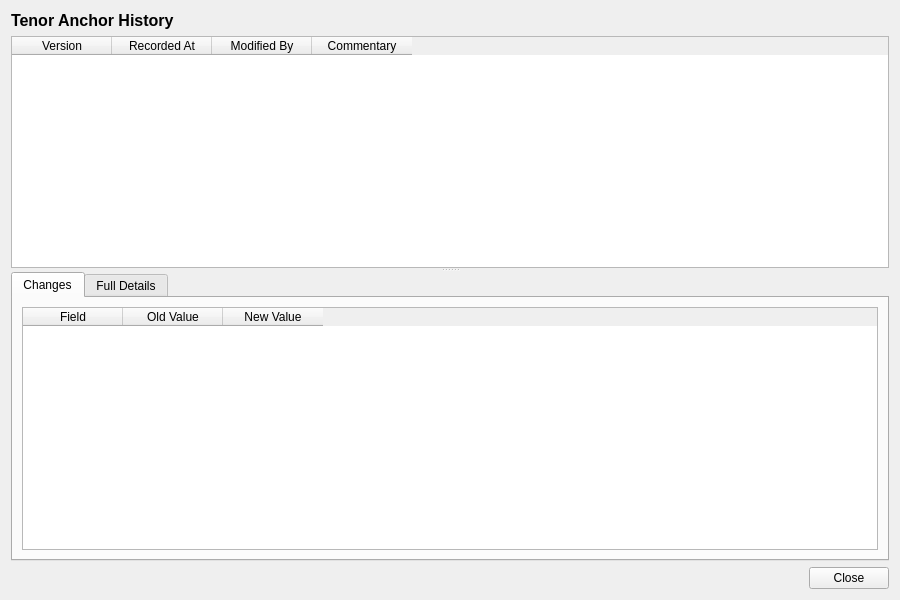
<?xml version="1.0" encoding="UTF-8"?>
<ui version="4.0">
 <class>TenorAnchorHistoryDialog</class>
 <widget class="QWidget" name="TenorAnchorHistoryDialog">
  <property name="geometry">
   <rect>
    <x>0</x>
    <y>0</y>
    <width>900</width>
    <height>600</height>
   </rect>
  </property>
  <property name="windowTitle">
   <string>Tenor Anchor History</string>
  </property>
  <layout class="QVBoxLayout" name="verticalLayout">
   <item>
    <widget class="QLabel" name="titleLabel">
     <property name="font">
      <font>
       <pointsize>12</pointsize>
       <bold>true</bold>
      </font>
     </property>
     <property name="text">
      <string>Tenor Anchor History</string>
     </property>
    </widget>
   </item>
   <item>
    <widget class="QSplitter" name="splitter">
     <property name="orientation">
      <enum>Qt::Vertical</enum>
     </property>
     <widget class="QTableWidget" name="versionListWidget">
      <property name="minimumHeight">
       <number>150</number>
      </property>
      <property name="maximumHeight">
       <number>250</number>
      </property>
      <property name="alternatingRowColors">
       <bool>true</bool>
      </property>
      <property name="editTriggers">
       <set>QAbstractItemView::NoEditTriggers</set>
      </property>
      <property name="selectionMode">
       <enum>QAbstractItemView::SingleSelection</enum>
      </property>
      <property name="selectionBehavior">
       <enum>QAbstractItemView::SelectRows</enum>
      </property>
      <column>
       <property name="text">
        <string>Version</string>
       </property>
      </column>
      <column>
       <property name="text">
        <string>Recorded At</string>
       </property>
      </column>
      <column>
       <property name="text">
        <string>Modified By</string>
       </property>
      </column>
      <column>
       <property name="text">
        <string>Commentary</string>
       </property>
      </column>
     </widget>
     <widget class="QWidget" name="detailWidget">
      <layout class="QVBoxLayout" name="detailLayout">
       <property name="leftMargin">
        <number>0</number>
       </property>
       <property name="topMargin">
        <number>0</number>
       </property>
       <property name="rightMargin">
        <number>0</number>
       </property>
       <property name="bottomMargin">
        <number>0</number>
       </property>
       <item>
        <widget class="QTabWidget" name="tabWidget">
         <property name="currentIndex">
          <number>0</number>
         </property>
         <widget class="QWidget" name="changesTab">
          <attribute name="title">
           <string>Changes</string>
          </attribute>
          <layout class="QVBoxLayout" name="changesTabLayout">
           <item>
            <widget class="QTableWidget" name="changesTableWidget">
             <property name="editTriggers">
              <set>QAbstractItemView::NoEditTriggers</set>
             </property>
             <property name="alternatingRowColors">
              <bool>true</bool>
             </property>
             <property name="selectionMode">
              <enum>QAbstractItemView::SingleSelection</enum>
             </property>
             <property name="selectionBehavior">
              <enum>QAbstractItemView::SelectRows</enum>
             </property>
             <column>
              <property name="text">
               <string>Field</string>
              </property>
             </column>
             <column>
              <property name="text">
               <string>Old Value</string>
              </property>
             </column>
             <column>
              <property name="text">
               <string>New Value</string>
              </property>
             </column>
            </widget>
           </item>
          </layout>
         </widget>
         <widget class="QWidget" name="fullDetailsTab">
          <attribute name="title">
           <string>Full Details</string>
          </attribute>
          <layout class="QVBoxLayout" name="fullDetailsTabLayout">
           <item>
            <widget class="QScrollArea" name="scrollArea">
             <property name="widgetResizable">
              <bool>true</bool>
             </property>
             <widget class="QWidget" name="scrollAreaWidgetContents">
              <property name="geometry">
               <rect>
                <x>0</x>
                <y>0</y>
                <width>560</width>
                <height>450</height>
               </rect>
              </property>
              <layout class="QFormLayout" name="formLayout">
               <item row="0" column="0">
                <widget class="QLabel" name="codeLabel">
                 <property name="text">
                  <string>Code:</string>
                 </property>
                </widget>
               </item>
               <item row="0" column="1">
                <widget class="QLabel" name="codeValue">
                 <property name="text">
                  <string/>
                 </property>
                </widget>
               </item>
               <item row="1" column="0">
                <widget class="QLabel" name="descriptionLabel">
                 <property name="text">
                  <string>Description:</string>
                 </property>
                </widget>
               </item>
               <item row="1" column="1">
                <widget class="QLabel" name="descriptionValue">
                 <property name="text">
                  <string/>
                 </property>
                 <property name="wordWrap">
                  <bool>true</bool>
                 </property>
                </widget>
               </item>
               <item row="2" column="0">
                <widget class="QLabel" name="versionNumberLabel">
                 <property name="text">
                  <string>Version:</string>
                 </property>
                </widget>
               </item>
               <item row="2" column="1">
                <widget class="QLabel" name="versionNumberValue">
                 <property name="text">
                  <string/>
                 </property>
                </widget>
               </item>
               <item row="3" column="0">
                <widget class="QLabel" name="modifiedByLabel">
                 <property name="text">
                  <string>Modified By:</string>
                 </property>
                </widget>
               </item>
               <item row="3" column="1">
                <widget class="QLabel" name="modifiedByValue">
                 <property name="text">
                  <string/>
                 </property>
                </widget>
               </item>
               <item row="4" column="0">
                <widget class="QLabel" name="recordedAtLabel">
                 <property name="text">
                  <string>Recorded At:</string>
                 </property>
                </widget>
               </item>
               <item row="4" column="1">
                <widget class="QLabel" name="recordedAtValue">
                 <property name="text">
                  <string/>
                 </property>
                </widget>
               </item>
               <item row="5" column="0">
                <widget class="QLabel" name="changeCommentaryLabel">
                 <property name="text">
                  <string>Change Commentary:</string>
                 </property>
                </widget>
               </item>
               <item row="5" column="1">
                <widget class="QLabel" name="changeCommentaryValue">
                 <property name="text">
                  <string/>
                 </property>
                 <property name="wordWrap">
                  <bool>true</bool>
                 </property>
                </widget>
               </item>
              </layout>
             </widget>
            </widget>
           </item>
          </layout>
         </widget>
        </widget>
       </item>
      </layout>
     </widget>
    </widget>
   </item>
   <item>
    <layout class="QHBoxLayout" name="buttonLayout">
     <item>
      <spacer name="horizontalSpacer">
       <property name="orientation">
        <enum>Qt::Horizontal</enum>
       </property>
       <property name="sizeHint" stdset="0">
        <size><width>40</width><height>20</height></size>
       </property>
      </spacer>
     </item>
     <item>
      <widget class="QPushButton" name="closeButton">
       <property name="text">
        <string>Close</string>
       </property>
      </widget>
     </item>
    </layout>
   </item>
  </layout>
 </widget>
 <resources/>
 <connections/>
</ui>
